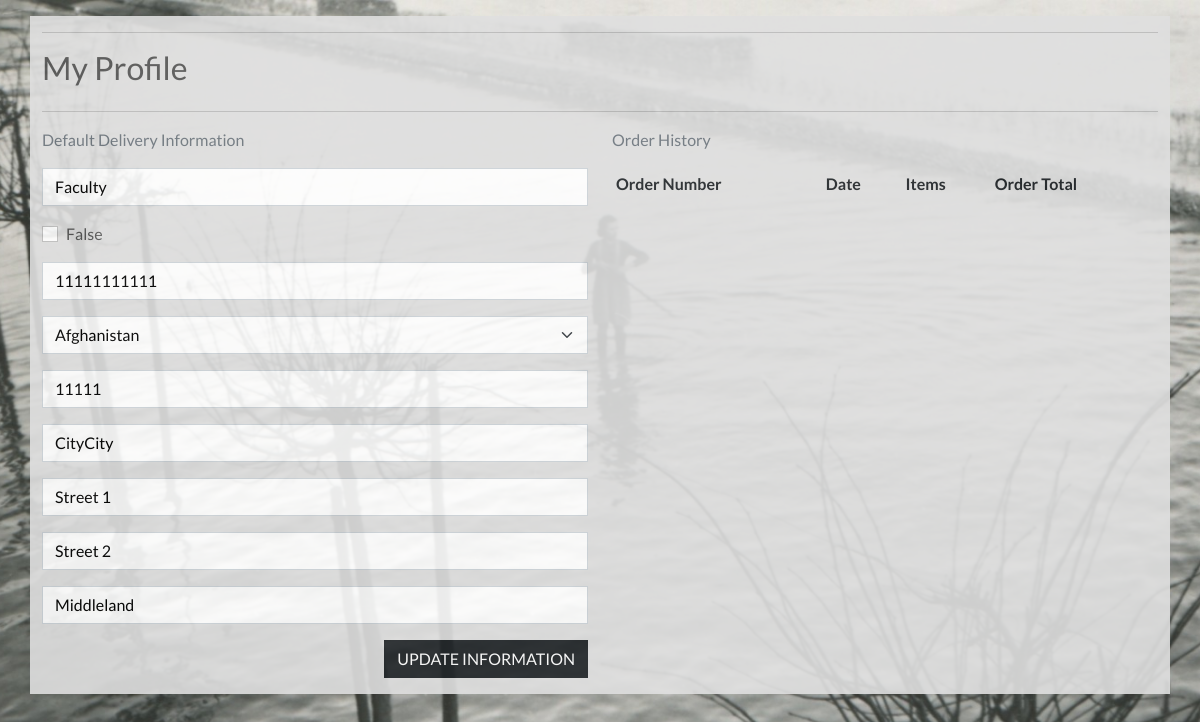
The page /profile/ (signed in) on the database as committed earlier.
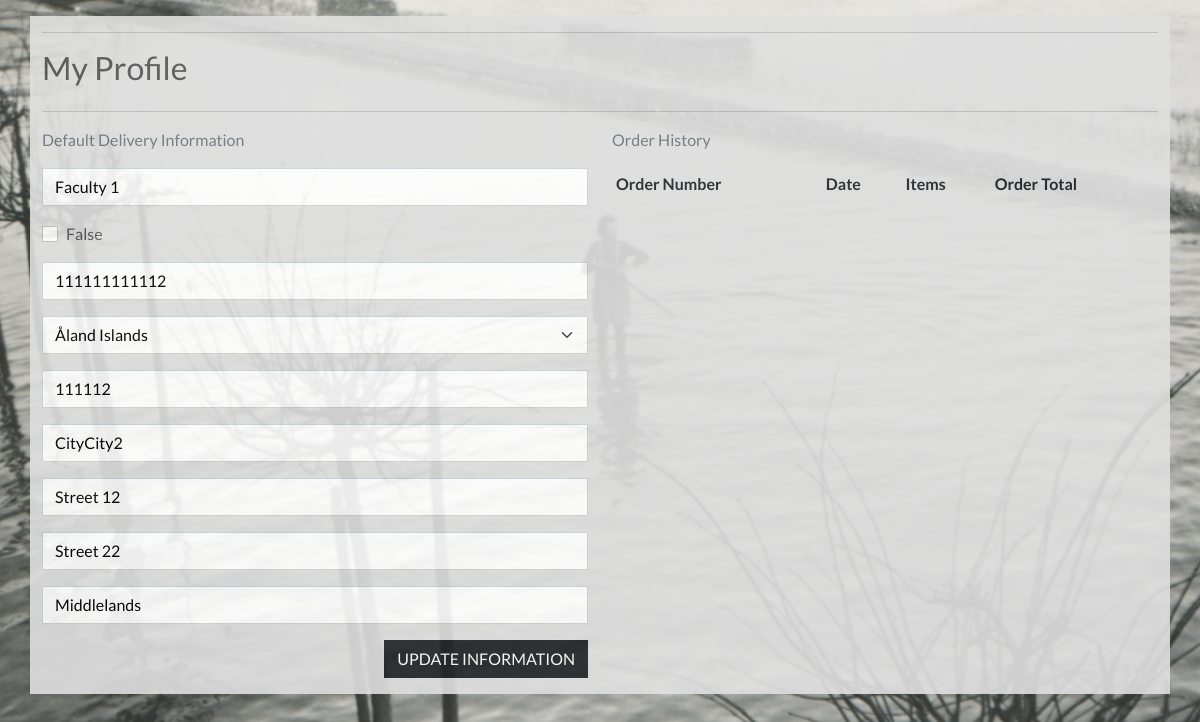
The same page on the database as committed later.
### profiles/models.py (models this page shows, shortened)
class UserProfile(models.Model):
    user = models.OneToOneField(User, on_delete=models.CASCADE)
    default_organisation = models.CharField(max_length=40)
    default_prev_user = models.BooleanField(default=False)
    default_phone_number = models.CharField(max_length=20, null=True, blank=True)
    default_country = CountryField(blank_label='Country *', null=True, blank=True)
    default_postcode = models.CharField(max_length=20, null=True, blank=True)
    default_town_or_city = models.CharField(max_length=40, null=True, blank=True)
    default_street_address1 = models.CharField(max_length=80, null=True, blank=True)
    default_street_address2 = models.CharField(max_length=80, null=True, blank=True)
    default_county = models.CharField(max_length=80, null=True, blank=True)

### profiles/views.py (the view)
# urls.py: path('profile/', include('profiles.urls')),
def profile(request):
    profile = get_object_or_404(UserProfile, user=request.user)
    if request.method == 'POST':
        form = UserProfileForm(request.POST, instance=profile)
        if form.is_valid():
            form.save()
            messages.success(request, 'Profile updated successfully')
    form = UserProfileForm(instance=profile)
    orders = profile.orders.all
    template = 'profiles/profile.html'
    context = {
        'form': form,
        'orders': orders,
        'on_profile_page': True
    }
    return render(request, template, context)

### profiles/templates/profiles/profile.html (shortened to what this page needs)
{% extends "base.html" %}
{% load static %}
{% block extra_css %}
    <link rel="stylesheet" href="{% static 'profiles/css/profile.css' %}">
{% endblock %}
{% block content %}
    <div class="overlay"></div>
    <div class="container mt-3 mb-3">
        <div class="row">
            <div class="col">
                <hr>
                <h2 class="logo-font mb-4">My Profile</h2>
                <hr>
            </div>
        </div>
        <div class="row">
            <div class="col-12 col-lg-6">
                <p class="text-muted">Default Delivery Information</p>
                <form class="mt-3" action="{% url 'profile' %}" method="POST" id="profile-update-form">
                    {{ form|crispy }}
                    <button class="btn btn-dark rounded-0 text-uppercase float-end mb-3">Update Information</button>
                </form>
            </div>
            <div class="col-12 col-lg-6">
                <p class="text-muted">Order History</p>
                <div class="order-history table-responsive">
                    <table class="table table-sm table-borderless">
                        <thead>
                            <tr>
                                <th>Order Number</th>
                                <th>Date</th>
                                <th>Items</th>
                                <th>Order Total</th>
                            </tr>
                        </thead>
                    </table>
                </div>
            </div>
        </div>
{% endblock %}

Rows that differ between the two databases and show on the page:
changed UserProfile: default_organisation "Faculty" → "Faculty 1"; default_phone_number "11111111111" → "111111111112"; default_country "Afghanistan" → "Åland Islands"; default_postcode "11111" → "111112"; default_town_or_city "CityCity" → "CityCity2"; default_street_address1 "Street 1" → "Street 12"; default_street_address2 "Street 2" → "Street 22"; default_county "Middleland" → "Middlelands"
